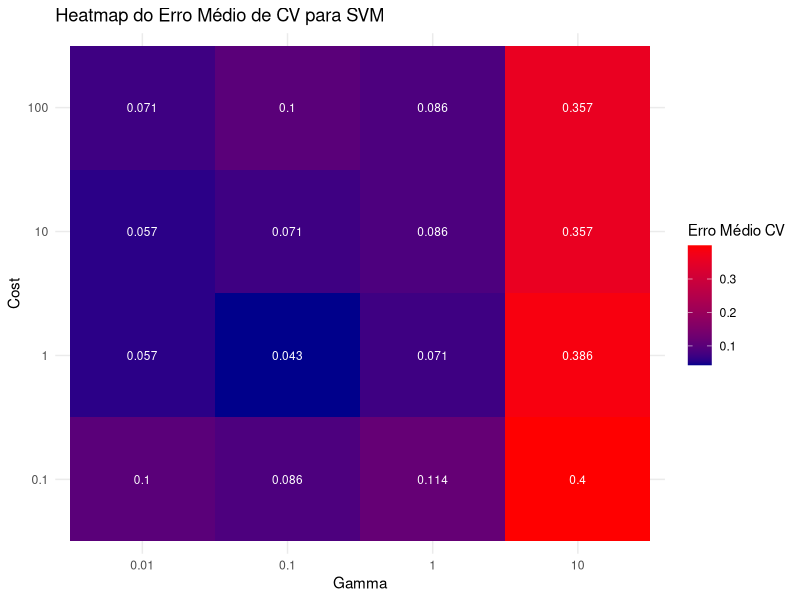
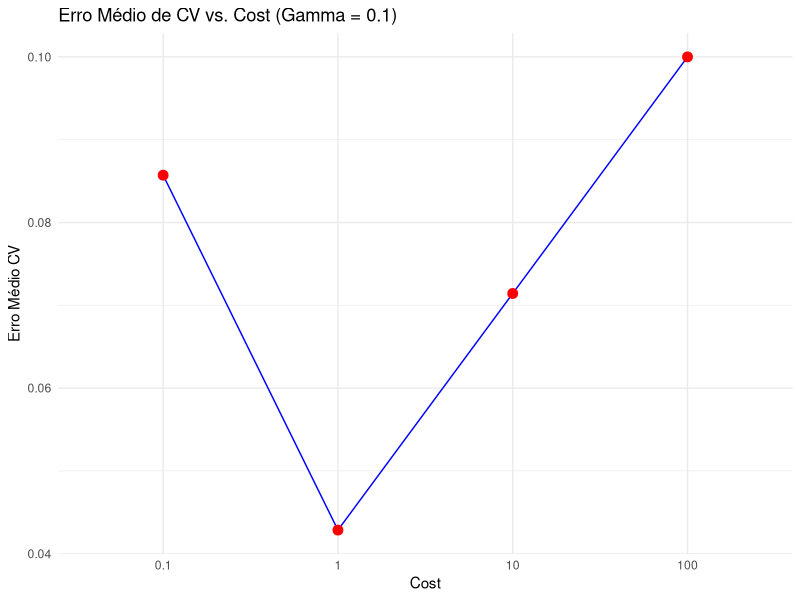
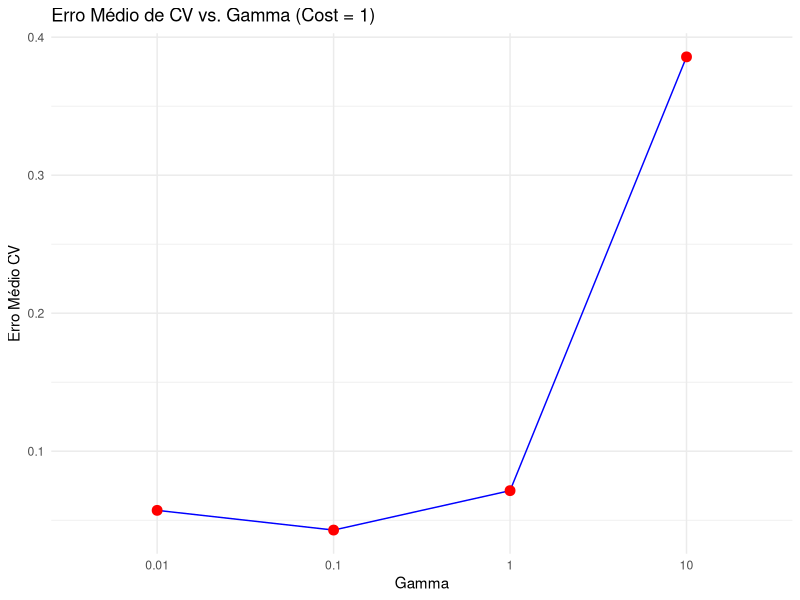
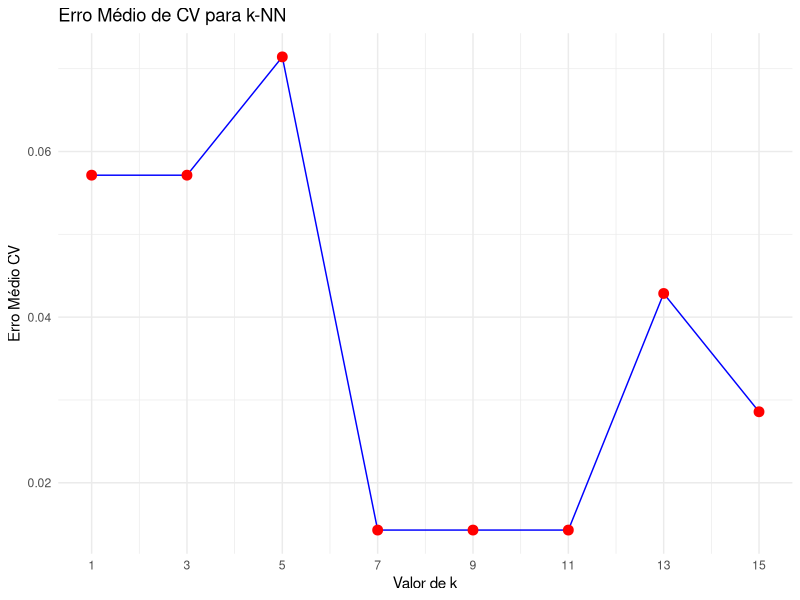
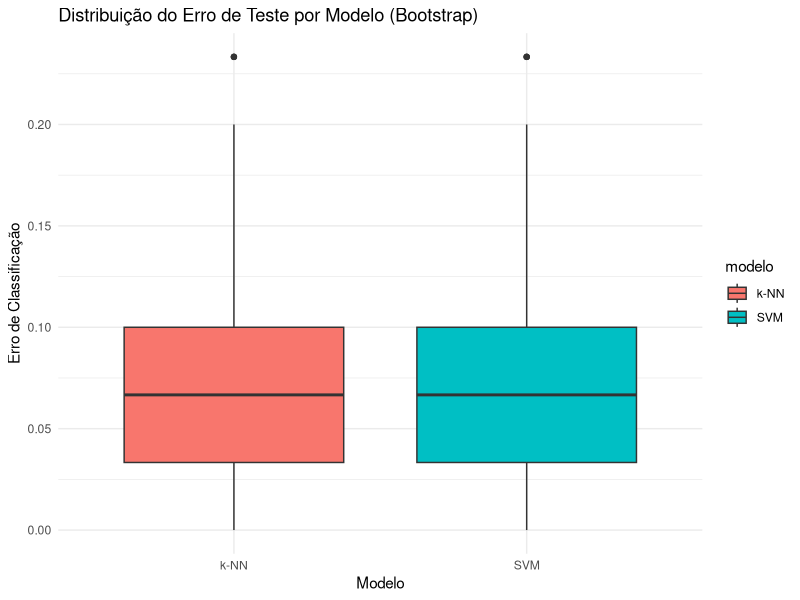
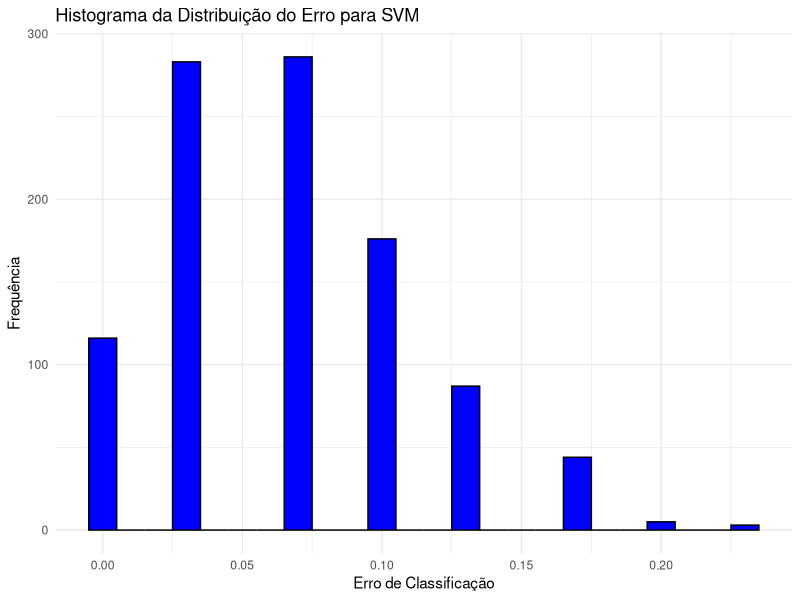
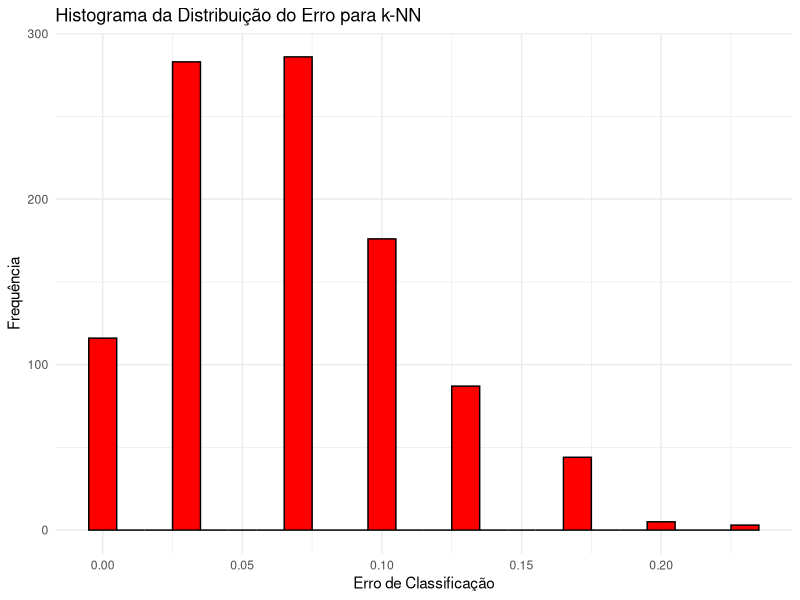
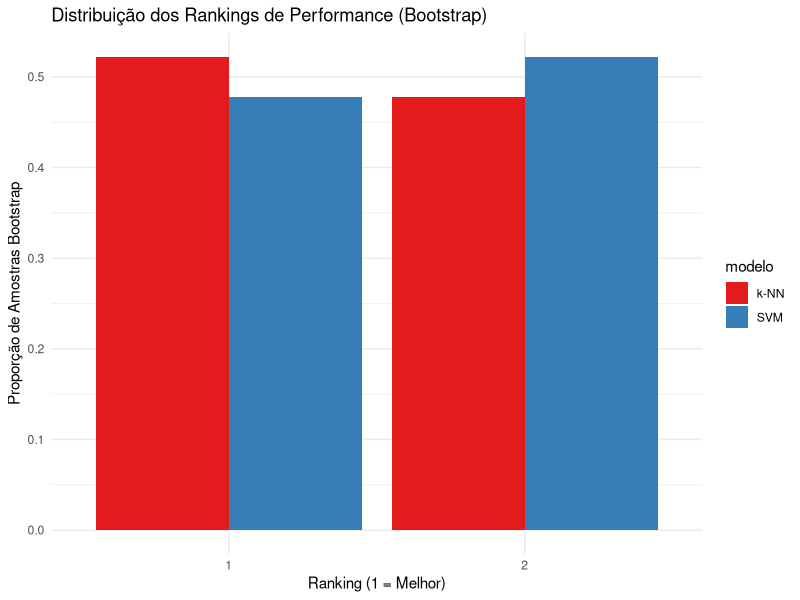

The R source for these figures, in order:
## ---- chunk 1
#| message: false
#| warning: false

# Carregar pacotes
library(tidyverse)
library(class) # Para knn()
library(e1071) # Para svm()
library(caret) # Para createDataPartition

# Filtrar o dataset iris para as duas espécies
iris_duas_classes <- iris %>%
  filter(Species %in% c("versicolor", "virginica")) %>%
  mutate(Species = factor(Species)) # Recodifica os fatores para remover 'seto

# Vetor de sementes para testar
sementes <- c(1, 42, 123) 
erros_validacao <- c() # Vetor para armazenar os erros

for (semente_atual in sementes) {
  set.seed(semente_atual)
  
  # Criando uma divisão 80/20 estratificada (exemplo com caret)
  indices_treino_static <- createDataPartition(iris_duas_classes$Species, p = 0.8, list = FALSE)
  treino_static <- iris_duas_classes[indices_treino_static, ]
  validacao_static <- iris_duas_classes[-indices_treino_static, ]
  
  # Treinar e avaliar o modelo k-NN com k=5
  previsoes_knn <- knn(
    train = treino_static[, 1:4],
    test = validacao_static[, 1:4],
    cl = treino_static$Species,
    k = 5
  )
  erro <- mean(previsoes_knn != validacao_static$Species)
  erros_validacao <- c(erros_validacao, erro)
  cat(paste("Semente:", semente_atual, "- Erro de Validação:", round(erro, 4), "\n"))
}
## ---- chunk 2
#| echo: true
#| eval: true

# Divisão 70/30 estratificada para treino e teste
set.seed(2025) # Semente fixa para a tarefa principal

indices_treino <- createDataPartition(iris_duas_classes$Species, p = 0.7, list = FALSE)
iris_treino <- iris_duas_classes[indices_treino, ]
iris_teste <- iris_duas_classes[-indices_treino, ]

cat(paste("Tamanho do conjunto de treino:", nrow(iris_treino), "\n"))
cat(paste("Tamanho do conjunto de teste:", nrow(iris_teste), "\n"))
## ---- chunk 3
#| echo: true
#| eval: true
#| fig-cap: "Exemplo de uso da função svm()"

# Este é um exemplo em uma única divisão (NÃO é a sua tarefa de CV)
# Use esta sintaxe como guia para o que vai DENTRO do seu loop de CV

# 1. Dados de exemplo (usando a mesma divisão 70/30 de antes)
dados_treino_exemplo <- iris_treino
dados_validacao_exemplo <- iris_teste

# 2. Treinar um modelo SVM com parâmetros específicos
modelo_svm_exemplo <- svm(
  Species ~ ., 
  data = dados_treino_exemplo,
  kernel = "radial",
  cost = 1,    # Exemplo de valor de cost
  gamma = 0.5  # Exemplo de valor de gamma
)

# 3. Fazer previsões no conjunto de validação
previsoes_exemplo <- predict(modelo_svm_exemplo, newdata = dados_validacao_exemplo)

# 4. Calcular a taxa de erro
tabela_confusao <- table(Observado = dados_validacao_exemplo$Species, Previsto = previsoes_exemplo)
print(tabela_confusao)
taxa_erro <- mean(previsoes_exemplo != dados_validacao_exemplo$Species)
cat(paste("\nTaxa de Erro no exemplo:", round(taxa_erro, 4), "\n"))
## ---- chunk 4
#| echo: true
#| eval: true
#| message: false
#| warning: false

# 1. Defina a Grade de Busca (use a função expand.grid())
parametros_svm <- expand.grid(
  cost = c(0.1, 1, 10, 100),
  gamma = c(0.01, 0.1, 1, 10)
)

# 2. Crie os 5 folds estratificados a partir de `iris_treino`
set.seed(2025) # Para reprodutibilidade dos folds
folds_cv <- createFolds(iris_treino$Species, k = 5, list = TRUE, returnTrain = FALSE)

# Dataframe para armazenar os resultados do CV
resultados_cv_svm <- data.frame()

# 3. Loop de 5-Fold CV
for (i in 1:5) {
  # Separar dados de treino e validação para o fold atual
  indices_validacao_cv <- folds_cv[[i]]
  treino_cv <- iris_treino[-indices_validacao_cv, ]
  validacao_cv <- iris_treino[indices_validacao_cv, ]
  
  for (j in 1:nrow(parametros_svm)) {
    current_cost <- parametros_svm$cost[j]
    current_gamma <- parametros_svm$gamma[j]
    
    # Treinar o modelo SVM
    modelo_svm <- svm(
      Species ~ ., 
      data = treino_cv,
      kernel = "radial",
      cost = current_cost,
      gamma = current_gamma
    )
    
    # Fazer previsões
    previsoes_svm <- predict(modelo_svm, newdata = validacao_cv)
    
    # Calcular erro
    erro_fold <- mean(previsoes_svm != validacao_cv$Species)
    
    # Armazenar resultados
    resultados_cv_svm <- rbind(resultados_cv_svm, data.frame(
      fold = i,
      cost = current_cost,
      gamma = current_gamma,
      erro_validacao = erro_fold
    ))
  }
}

# 4. Calcule o erro médio de CV para cada par de hiperparâmetros
sumario_erros_svm <- resultados_cv_svm %>%
  group_by(cost, gamma) %>%
  summarise(
    erro_medio_cv = mean(erro_validacao),
    sd_erro_cv = sd(erro_validacao),
    .groups = 'drop'
  )

print(sumario_erros_svm)

# Encontrar os melhores hiperparâmetros
melhores_parametros_svm <- sumario_erros_svm %>%
  filter(erro_medio_cv == min(erro_medio_cv)) %>%
  arrange(sd_erro_cv) %>%
  head(1)

cat("\nMelhores parâmetros SVM (menor erro médio de CV, desempate por menor SD):\n")
print(melhores_parametros_svm)

# 5. Visualize os resultados (heatmap e gráfico de slice)
library(ggplot2)

# Heatmap
heatmap_svm <- ggplot(sumario_erros_svm, aes(x = factor(gamma), y = factor(cost), fill = erro_medio_cv)) +
  geom_tile() +
  geom_text(aes(label = round(erro_medio_cv, 3)), color = "white", size = 3) +
  scale_fill_gradient(low = "darkblue", high = "red", name = "Erro Médio CV") +
  labs(title = "Heatmap do Erro Médio de CV para SVM",
       x = "Gamma",
       y = "Cost") +
  theme_minimal()
print(heatmap_svm)

# Gráfico de slice para 'cost' (mantendo gamma fixo no melhor valor ou um valor representativo)
# Para este exemplo, vamos pegar o gamma do melhor parametro encontrado
best_gamma_for_slice <- melhores_parametros_svm$gamma[1]
slice_cost_svm <- sumario_erros_svm %>%
  filter(gamma == best_gamma_for_slice) %>%
  ggplot(aes(x = factor(cost), y = erro_medio_cv, group = 1)) +
  geom_line(color = "blue") +
  geom_point(color = "red", size = 3) +
  labs(title = paste0("Erro Médio de CV vs. Cost (Gamma = ", best_gamma_for_slice, ")"),
       x = "Cost",
       y = "Erro Médio CV") +
  theme_minimal()
print(slice_cost_svm)

# Gráfico de slice para 'gamma' (mantendo cost fixo no melhor valor ou um valor representativo)
# Para este exemplo, vamos pegar o cost do melhor parametro encontrado
best_cost_for_slice <- melhores_parametros_svm$cost[1]
slice_gamma_svm <- sumario_erros_svm %>%
  filter(cost == best_cost_for_slice) %>%
  ggplot(aes(x = factor(gamma), y = erro_medio_cv, group = 1)) +
  geom_line(color = "blue") +
  geom_point(color = "red", size = 3) +
  labs(title = paste0("Erro Médio de CV vs. Gamma (Cost = ", best_cost_for_slice, ")"),
       x = "Gamma",
       y = "Erro Médio CV") +
  theme_minimal()
print(slice_gamma_svm)

## ---- chunk 5
#| echo: true
#| eval: true
# 1. Defina a Grade de Busca para k-NN
parametros_knn <- expand.grid(
  k = seq(1, 15, by = 2) # Testar valores ímpares de k
)

# Dataframe para armazenar os resultados do CV para k-NN
resultados_cv_knn <- data.frame()

# 2. Reutilizar os 5 folds estratificados de `iris_treino`

# 3. Loop de 5-Fold CV para k-NN
for (i in 1:5) {
  # Separar dados de treino e validação para o fold atual
  indices_validacao_cv <- folds_cv[[i]]
  treino_cv <- iris_treino[-indices_validacao_cv, ]
  validacao_cv <- iris_treino[indices_validacao_cv, ]
  
  for (j in 1:nrow(parametros_knn)) {
    current_k <- parametros_knn$k[j]
    
    # Treinar e prever com k-NN
    previsoes_knn <- knn(
      train = treino_cv[, 1:4],
      test = validacao_cv[, 1:4],
      cl = treino_cv$Species,
      k = current_k
    )
    
    # Calcular erro
    erro_fold <- mean(previsoes_knn != validacao_cv$Species)
    
    # Armazenar resultados
    resultados_cv_knn <- rbind(resultados_cv_knn, data.frame(
      fold = i,
      k = current_k,
      erro_validacao = erro_fold
    ))
  }
}

# 4. Calcule o erro médio de CV para cada k
sumario_erros_knn <- resultados_cv_knn %>%
  group_by(k) %>%
  summarise(
    erro_medio_cv = mean(erro_validacao),
    sd_erro_cv = sd(erro_validacao),
    .groups = 'drop'
  )

print(sumario_erros_knn)

# Encontrar o melhor k
melhor_k_knn <- sumario_erros_knn %>%
  filter(erro_medio_cv == min(erro_medio_cv)) %>%
  arrange(sd_erro_cv) %>%
  head(1)

cat("\nMelhor k para k-NN (menor erro médio de CV, desempate por menor SD):\n")
print(melhor_k_knn)

# 5. Visualize os resultados (gráfico de linha)
plot_knn_cv <- ggplot(sumario_erros_knn, aes(x = k, y = erro_medio_cv)) +
  geom_line(color = "blue") +
  geom_point(color = "red", size = 3) +
  labs(title = "Erro Médio de CV para k-NN",
       x = "Valor de k",
       y = "Erro Médio CV") +
  theme_minimal() +
  scale_x_continuous(breaks = parametros_knn$k)
print(plot_knn_cv)
## ---- chunk 6
#| echo: true
#| eval: true
# 1. Treinar o modelo SVM final com os melhores hiperparâmetros encontrados
modelo_svm_final <- svm(
  Species ~ ., 
  data = iris_treino,
  kernel = "radial",
  cost = melhores_parametros_svm$cost,
  gamma = melhores_parametros_svm$gamma
)

# 2. Treinar o modelo k-NN final com o melhor k encontrado
# k-NN não tem um \'treinamento\' formal como SVM, apenas usa os dados de treino para prever

# 3. Fazer previsões no conjunto de TESTE para SVM
previsoes_svm_teste <- predict(modelo_svm_final, newdata = iris_teste)
erro_svm_teste <- mean(previsoes_svm_teste != iris_teste$Species)

# 4. Fazer previsões no conjunto de TESTE para k-NN
previsoes_knn_teste <- knn(
  train = iris_treino[, 1:4],
  test = iris_teste[, 1:4],
  cl = iris_treino$Species,
  k = melhor_k_knn$k
)
erro_knn_teste <- mean(previsoes_knn_teste != iris_teste$Species)

cat("\nErro de Teste para SVM (melhores parâmetros):", round(erro_svm_teste, 4), "\n")
cat("Erro de Teste para k-NN (melhor k):", round(erro_knn_teste, 4), "\n")

# Tabela de resultados finais
resultados_finais_teste <- data.frame(
  Modelo = c("SVM", "k-NN"),
  Melhor_Parametro = c(paste0("cost=", melhores_parametros_svm$cost, ", gamma=", melhores_parametros_svm$gamma),
                       paste0("k=", melhor_k_knn$k)),
  Erro_Teste = c(erro_svm_teste, erro_knn_teste)
)
print(resultados_finais_teste)
## ---- chunk 7
#| echo: true
#| eval: true
B <- 1000 # Número de amostras bootstrap

# Dataframe para armazenar os erros de cada modelo em cada amostra bootstrap
lista_de_resultados_bootstrap <- list()

for (b in 1:B) {
  set.seed(b) # Para reprodutibilidade de cada amostra bootstrap
  
  # Gerar uma amostra bootstrap do conjunto de teste
  indices_bootstrap <- sample(1:nrow(iris_teste), replace = TRUE)
  amostra_teste_bootstrap <- iris_teste[indices_bootstrap, ]
  
  # Calcular erro para SVM na amostra bootstrap
  previsoes_svm_bootstrap <- predict(modelo_svm_final, newdata = amostra_teste_bootstrap)
  erro_svm_bootstrap <- mean(previsoes_svm_bootstrap != amostra_teste_bootstrap$Species)
  
  # Calcular erro para k-NN na amostra bootstrap
  previsoes_knn_bootstrap <- knn(
    train = iris_treino[, 1:4],
    test = amostra_teste_bootstrap[, 1:4],
    cl = iris_treino$Species,
    k = melhor_k_knn$k
  )
  erro_knn_bootstrap <- mean(previsoes_knn_bootstrap != amostra_teste_bootstrap$Species)
  
  # Armazenar resultados da iteração atual
  lista_de_resultados_bootstrap[[b]] <- data.frame(
    id_bootstrap = b,
    modelo = c("SVM", "k-NN"),
    erro = c(erro_svm_bootstrap, erro_knn_bootstrap)
  )
}

# Combinar todos os resultados em um único dataframe
resultados_bootstrap_df <- bind_rows(lista_de_resultados_bootstrap)
## ---- chunk 8
#| echo: true
#| eval: true
# Boxplot da distribuição do erro
boxplot_erros <- ggplot(resultados_bootstrap_df, aes(x = modelo, y = erro, fill = modelo)) +
  geom_boxplot() +
  labs(title = "Distribuição do Erro de Teste por Modelo (Bootstrap)",
       x = "Modelo",
       y = "Erro de Classificação") +
  theme_minimal()
print(boxplot_erros)

# Histograma da distribuição do erro para cada modelo
histogram_erros_svm <- resultados_bootstrap_df %>%
  filter(modelo == "SVM") %>%
  ggplot(aes(x = erro)) +
  geom_histogram(binwidth = 0.01, fill = "blue", color = "black") +
  labs(title = "Histograma da Distribuição do Erro para SVM",
       x = "Erro de Classificação",
       y = "Frequência") +
  theme_minimal()
print(histogram_erros_svm)

histogram_erros_knn <- resultados_bootstrap_df %>%
  filter(modelo == "k-NN") %>%
  ggplot(aes(x = erro)) +
  geom_histogram(binwidth = 0.01, fill = "red", color = "black") +
  labs(title = "Histograma da Distribuição do Erro para k-NN",
       x = "Erro de Classificação",
       y = "Frequência") +
  theme_minimal()
print(histogram_erros_knn)

# Intervalos de confiança para o erro médio
sumario_bootstrap <- resultados_bootstrap_df %>%
  group_by(modelo) %>%
  summarise(
    erro_medio_bootstrap = mean(erro),
    erro_padrao_bootstrap = sd(erro),
    lower_ci = quantile(erro, 0.025),
    upper_ci = quantile(erro, 0.975),
    .groups = 'drop'
  )
print(sumario_bootstrap)
## ---- chunk 9
#| echo: true
#| eval: true

# Calcular o ranking para cada amostra bootstrap
rankings_bootstrap <- resultados_bootstrap_df %>%
  group_by(id_bootstrap) %>%
  mutate(ranking = rank(erro, ties.method = "random")) %>%
  ungroup()

# Contar a frequência de cada ranking para cada modelo
frequencia_rankings <- rankings_bootstrap %>%
  group_by(modelo, ranking) %>%
  summarise(contagem = n(), .groups = 'drop') %>%
  mutate(proporcao = contagem / B)

print(frequencia_rankings)

# Visualizar a distribuição dos rankings
plot_rankings <- ggplot(frequencia_rankings, aes(x = factor(ranking), y = proporcao, fill = modelo)) +
  geom_bar(stat = "identity", position = "dodge") +
  labs(title = "Distribuição dos Rankings de Performance (Bootstrap)",
       x = "Ranking (1 = Melhor)",
       y = "Proporção de Amostras Bootstrap") +
  theme_minimal() +
  scale_fill_brewer(palette = "Set1")
print(plot_rankings)
